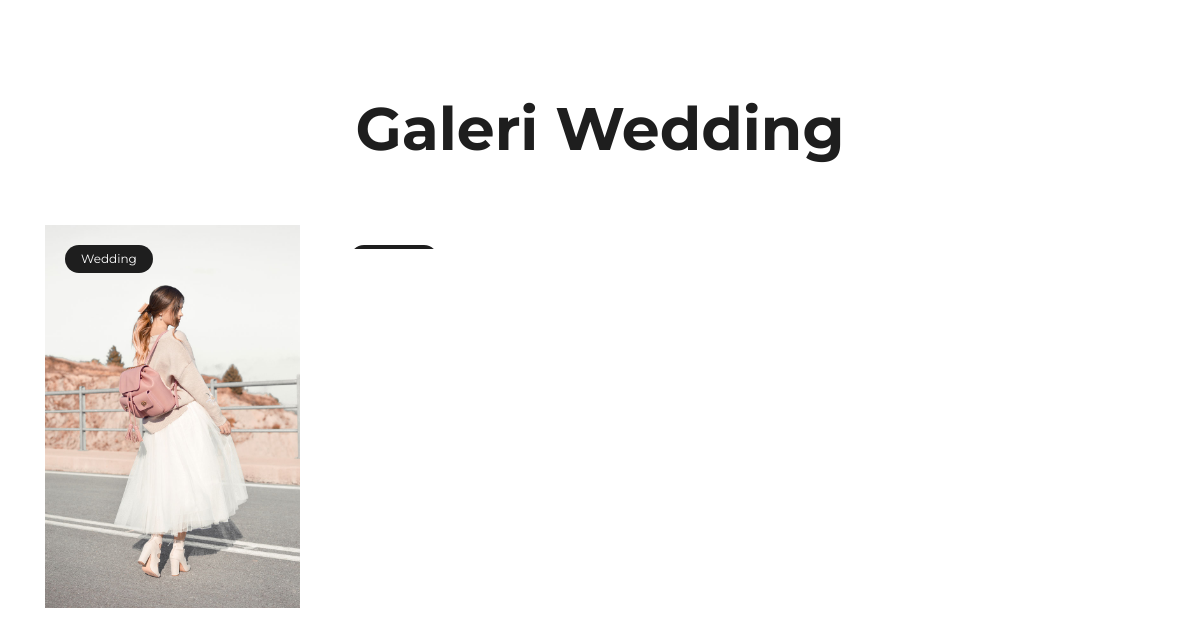
/Customer/Kategori/detail_kategori/2 (lower part), run on an earlier commit of the app's database.
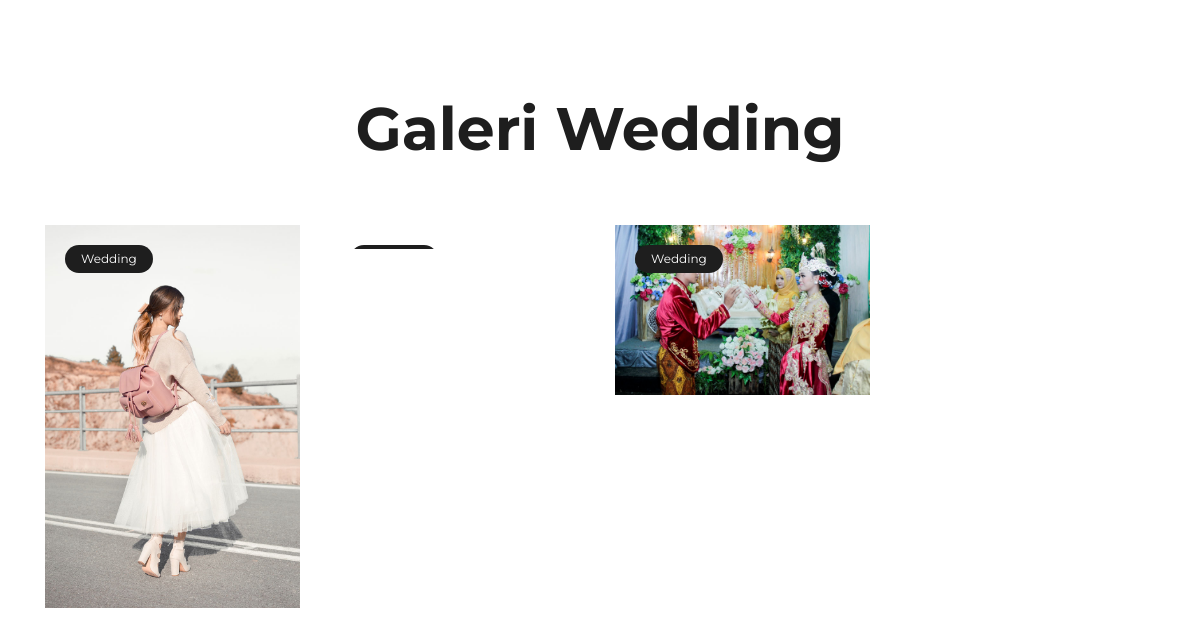
And on a later commit of the database.
### tables this page shows
CREATE TABLE `galeri` (
  `id_galeri` int(11) NOT NULL,
  `foto` varchar(30) NOT NULL,
  `id_kategori` varchar(30) NOT NULL
);

CREATE TABLE `kategori` (
  `id_kategori` int(35) NOT NULL,
  `nama_kategori` varchar(50) NOT NULL,
  `harga` int(11) NOT NULL,
  `deskripsi` text NOT NULL
);

### application/controllers/Customer/Kategori.php (called while the page is built, shortened)
<?php
class Kategori extends CI_Controller
{
    function __construct()
    {
        $this->load->helper(array('url'));
    }
    public function detail_kategori($id_kategori = null)
    {
        $this->db->join('galeri', 'galeri.id_kategori=kategori.id_kategori');
        $this->db->where('kategori.id_kategori', $id_kategori);
        $data['kategori'] = $this->db->get('kategori')->row_array();
        $this->db->join('kategori', 'galeri.id_kategori=kategori.id_kategori');
        $this->db->where('galeri.id_kategori', $id_kategori);
        $data['galeri'] = $this->db->get('galeri')->result();
        $this->load->view('Customer/v_detail_kategori', $data);
    }
}

### index.php (called while the page is built, shortened)
<?php
require_once BASEPATH.'core/CodeIgniter.php';

### application/views/Customer/v_detail_kategori.php (the view, shortened to what this page needs)
<body>
    <section class="related-product spad">
        <div class="container">
            <div class="row">
                <div class="col-lg-12 text-center">
                    <div class="section-title">
                        <h2>Galeri <?= $kategori['nama_kategori'] ?></h2>
                    </div>
                </div>
            </div>
            <div class="row">
                <?php foreach ($galeri as $i) { ?>
                    <div class="col-lg-3 col-sm-6">
                        <div class="single-product-item">
                            <figure>
                                <a href="<?= base_url() ?>assets/studio/img/<?= $i->foto ?>"><img src="<?= base_url() ?>assets/studio/img/<?= $i->foto ?>" alt=""></a>
                                <div class="p-status"><?= $i->nama_kategori ?></div>
                            </figure>
                        </div>
                    </div>
                <?php } ?>
            </div>
        </div>
    </section>
</body>
</html>

What changed in the data, as far as the page shows it:
added galeri: foto (picture), id_kategori.nama_kategori "Wedding"
